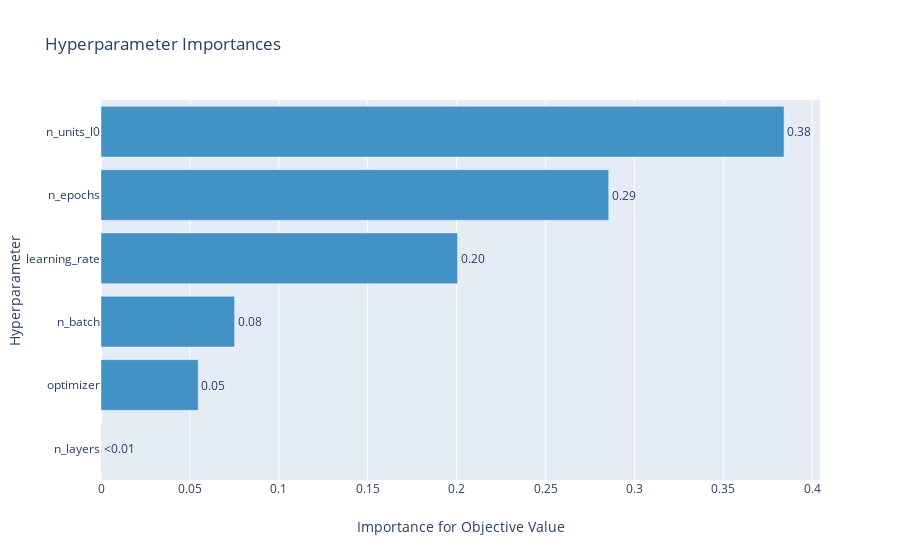

The notebook cell this image was saved under:
### Code cell
optuna.visualization.plot_param_importances(study)
# tpe_50_trials_w_pruning_param_imp
# nsga_50_trials_w_pruning_param_imp
# pso_50_trials_w_pruning_param_imp
# harmony_50_trials_w_pruning_param_imp
# siman_50_trials_w_pruning_param_imp
# rnd_50_trials_w_pruning_param_imp

### Figure 1 — Plotly figure (JSON) as saved in the notebook; plotly's stock layout.template omitted (floating-point values rounded to 4 significant figures)
{"data": [{"cliponaxis": false, "hovertemplate": ["n_layers (IntDistribution): 0.00013472867647485<extra></extra>", "optimizer (CategoricalDistribution): 0.054655229981851405<extra></extra>", "n_batch (IntDistribution): 0.07512422675922853<extra></extra>", "learning_rate (FloatDistribution): 0.2004785245120666<extra></extra>", "n_epochs (IntDistribution): 0.28549937011424714<extra></extra>", "n_units_l0 (IntDistribution): 0.3841079199561315<extra></extra>"], "marker": {"color": "rgb(66,146,198)"}, "orientation": "h", "text": ["<0.01", "0.05", "0.08", "0.20", "0.29", "0.38"], "textposition": "outside", "type": "bar", "x": [0.0001347, 0.05466, 0.07512, 0.2005, 0.2855, 0.3841], "y": ["n_layers", "optimizer", "n_batch", "learning_rate", "n_epochs", "n_units_l0"]}], "layout": {"showlegend": false, "title": {"text": "Hyperparameter Importances"}, "xaxis": {"title": {"text": "Importance for Objective Value"}}, "yaxis": {"title": {"text": "Hyperparameter"}}}}
